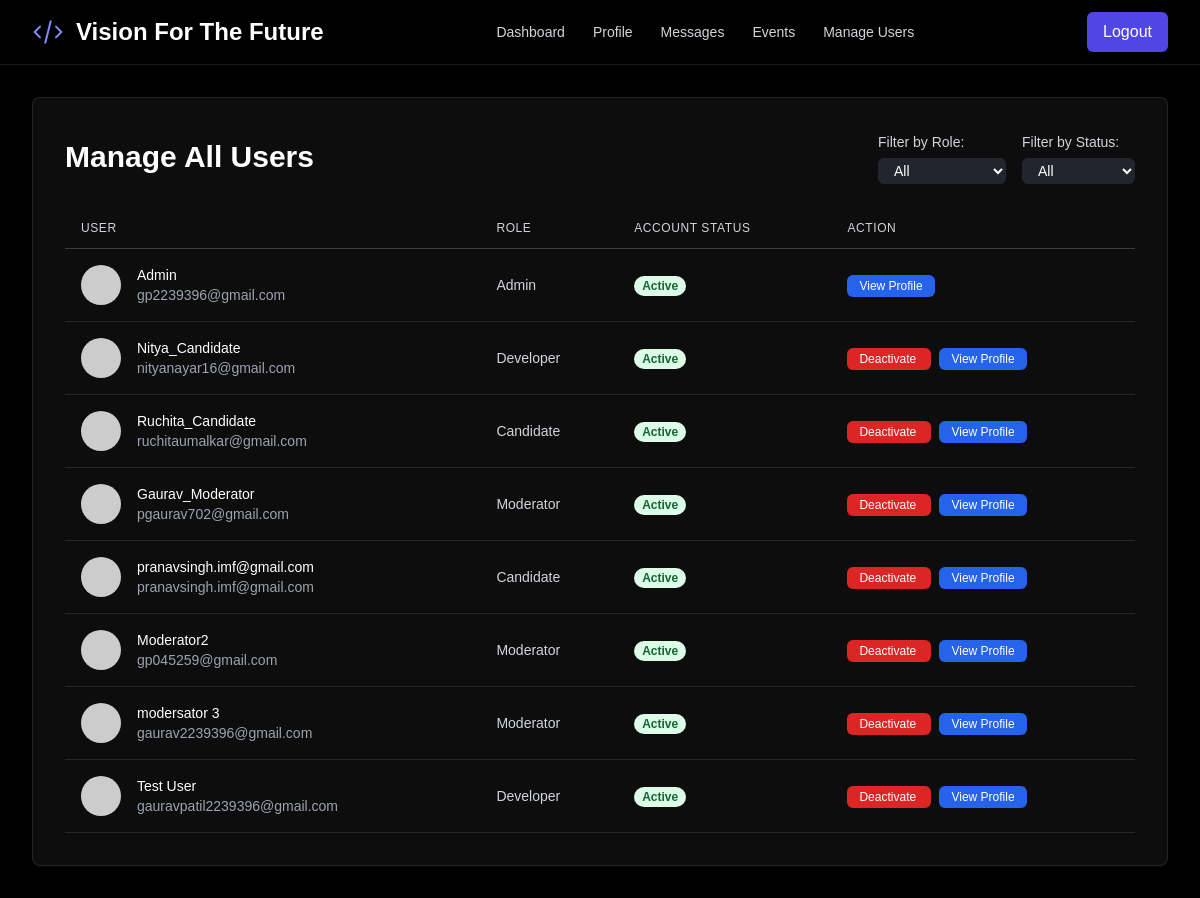
The app's page /manage_users (signed in) with its own data.
### models.py (models this page shows)
class User(UserMixin, db.Model):
    id = db.Column(db.Integer, primary_key=True)
    username = db.Column(db.String(100), unique=True, nullable=False)
    email = db.Column(db.String(120), unique=True, nullable=False)
    password_hash = db.Column(db.String(128), nullable=False)
    role = db.Column(db.String(20), nullable=False, default='candidate')
    is_approved = db.Column(db.Boolean, default=False, nullable=False)
    avatar_url = db.Column(db.String(200), nullable=False, default='https://api.dicebear.com/8.x/initials/svg?seed=User')
    problem_statement_id = db.Column(db.Integer, db.ForeignKey('problem_statement.id'), nullable=True)
    test_start_time = db.Column(db.DateTime, nullable=True)
    test_end_time = db.Column(db.DateTime, nullable=True)
    is_active = db.Column(db.Boolean, default=True, nullable=False)
    reminder_sent = db.Column(db.Boolean, default=False, nullable=False)
    moderator_id = db.Column(db.Integer, db.ForeignKey('user.id'), nullable=True)
    mobile_number = db.Column(db.String(20), nullable=True)
    primary_skill = db.Column(db.String(100), nullable=True)
    primary_skill_experience = db.Column(db.String(50), nullable=True)
    secondary_skill = db.Column(db.String(100), nullable=True)
    secondary_skill_experience = db.Column(db.String(50), nullable=True)
    resume_filename = db.Column(db.String(200), nullable=True)
    secret_question = db.Column(db.String(255), nullable=True)
    secret_answer_hash = db.Column(db.String(128), nullable=True)
    allowed_contacts = db.relationship('User', secondary=candidate_contacts,
                                       primaryjoin=(candidate_contacts.c.candidate_id == id),
                                       secondaryjoin=(candidate_contacts.c.developer_id == id),
                                       backref=db.backref('contact_for', lazy='dynamic'), lazy='dynamic')
    created_problems = db.relationship('ProblemStatement', foreign_keys=[ProblemStatement.created_by_id], backref='creator', lazy=True)
    sent_messages = db.relationship('Message', foreign_keys='Message.sender_id', backref='sender', lazy=True)
    received_messages = db.relationship('Message', foreign_keys='Message.recipient_id', backref='recipient', lazy=True)
    activity_updates = db.relationship('ActivityUpdate', backref='author', lazy=True)
    sent_snippets = db.relationship('CodeSnippet', foreign_keys='CodeSnippet.sender_id', backref='snippet_sender', lazy=True)
    received_snippets = db.relationship('CodeSnippet', foreign_keys='CodeSnippet.recipient_id', backref='snippet_recipient', lazy=True)
    applications = db.relationship('JobApplication', backref='candidate', lazy=True)
    test_submissions = db.relationship('CodeTestSubmission', foreign_keys='CodeTestSubmission.candidate_id', backref='candidate_submitter', lazy=True)
    received_tests = db.relationship('CodeTestSubmission', foreign_keys='CodeTestSubmission.recipient_id', backref='test_recipient', lazy=True)

### app.py (the view)
@app.route('/manage_users')
@login_required
@role_required('admin')
def manage_users():
    users = User.query.order_by(User.id).all()
    return render_template('manage_users.html', users=users)

### app.py (called while the page is built)
@app.before_request
def before_request():
    session.permanent = True
    app.permanent_session_lifetime = timedelta(minutes=5)
    session.modified = True

@login_manager.user_loader
def load_user(user_id):
    return User.query.get(int(user_id))

def role_required(roles):
    if not isinstance(roles, list):
        roles = [roles]
    def wrapper(fn):
        @wraps(fn)
        def decorated_view(*args, **kwargs):
            if not current_user.is_authenticated or current_user.role not in roles:
                flash('You do not have permission to access this page.', 'danger')
                return redirect(url_for('dashboard'))
            return fn(*args, **kwargs)
        return decorated_view
    return wrapper

@app.context_processor
def inject_messages():
    if current_user.is_authenticated:
        messages = Message.query.filter(
            (Message.sender_id == current_user.id) | (Message.recipient_id == current_user.id)
        ).order_by(Message.timestamp.desc()).all()
        return dict(messages=messages)
    return dict(messages=[])

### templates/manage_users.html (shortened to what this page needs)
{% extends "layout.html" %}
{% block content %}
<div class="bg-white/5 dark:bg-gray-800/20 rounded-lg shadow-xl p-4 md:p-8 animate-dynamic backdrop-blur-sm border border-white/10">
    <div class="md:flex md:items-center md:justify-between mb-6">
        <h1 class="text-3xl font-bold text-white">Manage All Users</h1>
        <div class="flex items-center space-x-4 mt-4 md:mt-0">
            <div>
                <label for="filter-role" class="text-sm font-medium text-gray-300">Filter by Role:</label>
                <select id="filter-role" class="mt-1 block w-full pl-3 pr-8 py-1 text-base border-gray-600 focus:outline-none focus:ring-indigo-500 focus:border-indigo-500 sm:text-sm rounded-md bg-gray-700/50 text-white">
                    <option value="all">All</option>
                </select>
            </div>
            <div>
                <label for="filter-status" class="text-sm font-medium text-gray-300">Filter by Status:</label>
                <select id="filter-status" class="mt-1 block w-full pl-3 pr-8 py-1 text-base border-gray-600 focus:outline-none focus:ring-indigo-500 focus:border-indigo-500 sm:text-sm rounded-md bg-gray-700/50 text-white">
                    <option value="all">All</option>
                </select>
            </div>
        </div>
    </div>
    <div class="overflow-x-auto">
        <table class="min-w-full">
            <thead class="border-b border-white/20">
                <tr>
                    <th class="py-3 px-4 text-left text-xs font-medium text-gray-300 uppercase tracking-wider">User</th>
                    <th class="py-3 px-4 text-left text-xs font-medium text-gray-300 uppercase tracking-wider">Role</th>
                    <th class="py-3 px-4 text-left text-xs font-medium text-gray-300 uppercase tracking-wider">Account Status</th>
                    <th class="py-3 px-4 text-left text-xs font-medium text-gray-300 uppercase tracking-wider">Action</th>
                </tr>
            </thead>
            <tbody id="user-table-body">
                {% for user in users %}
                <tr class="border-b border-white/10 user-row" data-role="{{ user.role }}" data-status="{% if user.is_active %}active{% else %}inactive{% endif %}">
                    <td class="py-4 px-4 whitespace-nowrap">
                        <div class="flex items-center">
                            <img src="{{ user.avatar_url }}" alt="Avatar" class="w-10 h-10 rounded-full">
                            <div class="ml-4">
                                <div class="text-sm font-medium text-white">{{ user.username }}</div>
                                <div class="text-sm text-gray-400">{{ user.email }}</div>
                            </div>
                        </div>
                    </td>
                    <td class="py-4 px-4 whitespace-nowrap text-sm text-gray-300">{{ user.role.title() }}</td>
                    <td class="py-4 px-4 whitespace-nowrap">
                        {% if user.is_active %}
                            <span class="px-2 inline-flex text-xs leading-5 font-semibold rounded-full bg-green-100 text-green-800">Active</span>
                        {% else %}
                            <span class="px-2 inline-flex text-xs leading-5 font-semibold rounded-full bg-red-100 text-red-800">Inactive</span>
                        {% endif %}
                    </td>
                    <td class="py-4 px-4 whitespace-nowrap text-sm font-medium space-x-2">
                        {% if user.id != current_user.id %}
                            <a href="{{ url_for('toggle_user_status', user_id=user.id) }}" class="px-3 py-1 rounded-md text-white text-xs {% if user.is_active %}bg-red-600 hover:bg-red-700{% else %}bg-green-600 hover:bg-green-700{% endif %}">
                                {% if user.is_active %}Deactivate{% else %}Activate{% endif %}
                            </a>
                        {% endif %}
                        <a href="{{ url_for('view_profile', user_id=user.id) }}" class="px-3 py-1 rounded-md text-white text-xs bg-blue-600 hover:bg-blue-700">
                            View Profile
                        </a>
                    </td>
                </tr>
                {% endfor %}
            </tbody>
        </table>
    </div>
</div>
{% endblock %}

### structure/css/style.css (style rules this page uses)
body { font-family: sans-serif; overflow-x: hidden; }

### records on screen
User: username "Admin", email "gp2239396@gmail.com", role "Admin", is_active "Active"
User: username "Nitya_Candidate", email "nityanayar16@gmail.com", role "Developer", is_active "Active"
User: username "Ruchita_Candidate", email "ruchitaumalkar@gmail.com", role "Candidate", is_active "Active"
User: username "Gaurav_Moderator", email "pgaurav702@gmail.com", role "Moderator", is_active "Active"
User: username "pranavsingh.imf@gmail.com", email "pranavsingh.imf@gmail.com", role "Candidate", is_active "Active"
User: username "Moderator2", email "gp045259@gmail.com", role "Moderator", is_active "Active"
User: username "modersator 3", email "gaurav2239396@gmail.com", role "Moderator", is_active "Active"
User: username "Test User", email "gauravpatil2239396@gmail.com", role "Developer", is_active "Active"
